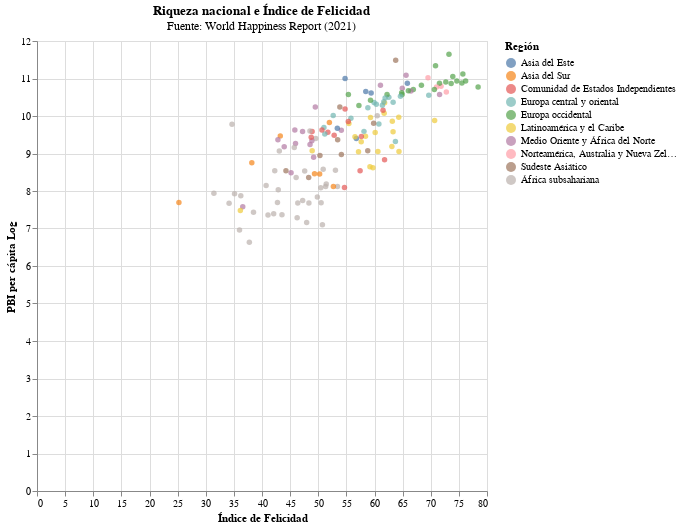

Notebook cell for this chart:
### Code cell
alt.Chart(WHI).mark_point(filled=True).encode(
    x= alt.X('Puntaje escala 100:Q', title='Índice de Felicidad'),
    y= alt.Y('PBI per cápita Log:Q', title='PBI per cápita Log'),
    tooltip= ['País', 'Puntaje escala 100', 'PBI per cápita Log'],
    color= alt.Color('Región:N')
).properties(
    width=450,
    height=450,
    title={
      "text": ["Riqueza nacional e Índice de Felicidad"], 
      "subtitle": ["Fuente: World Happiness Report (2021)"],
      "color": "Black",
      "subtitleColor": "Black"}
)

### Figure 1 — Vega-Lite specification as saved in the notebook (floating-point values rounded to 4 significant figures; data arrays with more than 128 entries replaced by an {"elided": "..."} marker saying what was removed)
{"config": {"view": {"continuousWidth": 400, "continuousHeight": 300}}, "data": {"name": "data-d7247407c3967401fb1827bf00a7fc40"}, "mark": {"type": "point", "filled": true}, "encoding": {"color": {"type": "nominal", "field": "Región"}, "tooltip": [{"type": "nominal", "field": "País"}, {"type": "quantitative", "field": "Puntaje escala 100"}, {"type": "quantitative", "field": "PBI per cápita Log"}], "x": {"type": "quantitative", "field": "Puntaje escala 100", "title": "Índice de Felicidad"}, "y": {"type": "quantitative", "field": "PBI per cápita Log", "title": "PBI per cápita Log"}}, "height": 450, "title": {"text": ["Riqueza nacional e Índice de Felicidad"], "subtitle": ["Fuente: World Happiness Report (2021)"], "color": "Black", "subtitleColor": "Black"}, "width": 450, "$schema": "https://vega.github.io/schema/vega-lite/v4.8.1.json", "datasets": {"data-d7247407c3967401fb1827bf00a7fc40": {"elided": "149 records"}}}
